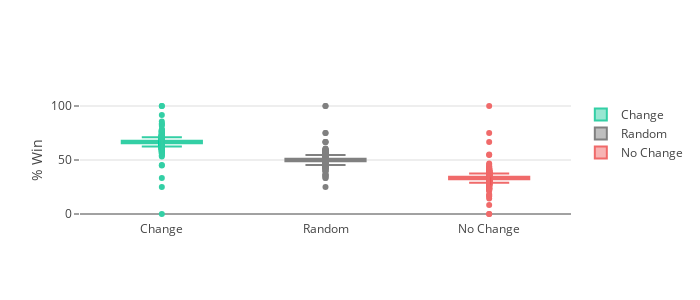

Notebook cell for this chart:
### Code cell
plotResult(win_change, win_nochange, win_rand, games, plot='box', output='fig')

### Figure 1 — Plotly figure (JSON) as saved in the notebook; plotly's stock layout.template omitted (floating-point values rounded to 4 significant figures; data arrays with more than 128 entries replaced by an {"elided": "..."} marker saying what was removed)
{"data": [{"boxpoints": "all", "jitter": 0, "line": {"color": "#33CFA5"}, "name": "Change", "pointpos": 0, "type": "box", "uid": "c8820754-fa51-11e8-b749-dca904777f27", "y": {"elided": "2000 float values"}}, {"boxpoints": "all", "jitter": 0, "line": {"color": "gray"}, "name": "Random", "pointpos": 0, "type": "box", "uid": "c88208f8-fa51-11e8-8e4d-dca904777f27", "y": {"elided": "2000 float values"}}, {"boxpoints": "all", "jitter": 0, "line": {"color": "#F06A6A"}, "name": "No Change", "pointpos": 0, "type": "box", "uid": "c88209b6-fa51-11e8-a97e-dca904777f27", "y": {"elided": "2000 float values"}}], "layout": {"autosize": false, "height": 300, "title": "", "width": 700, "yaxis": {"gridwidth": 2, "ticklen": 5, "title": "% Win"}}}
